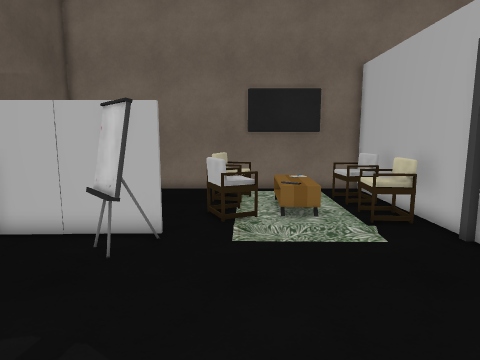
[1] (above)

19 first-person views from a walk through a Unity game level. The camera is 1.5 m above the floor, tilts 8° down and sees 75° across. Doors are open. The floor is counted in squares, 0.5 m on a side. Each view is taken from the middle of a square. On the plan, view 1 faces up. The plan holds only what a view shows up to about 20 squares ahead; the rest is blank. The player character is not drawn. Some surface patterns are stand-ins.

[2]
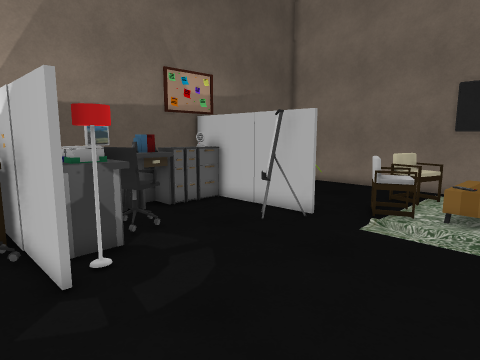

[3]
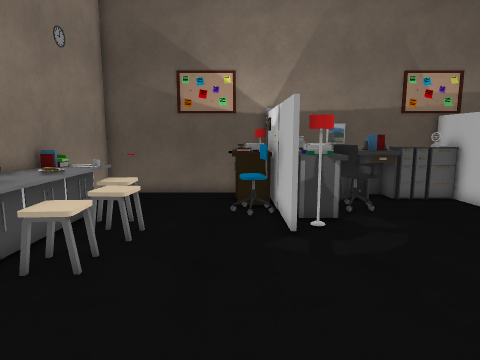

[4]
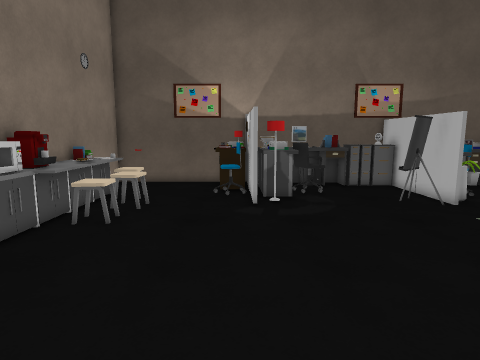

[5]
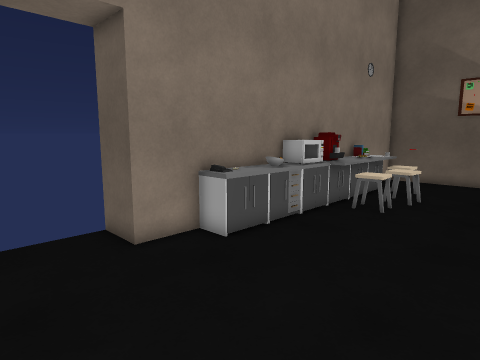

[6]
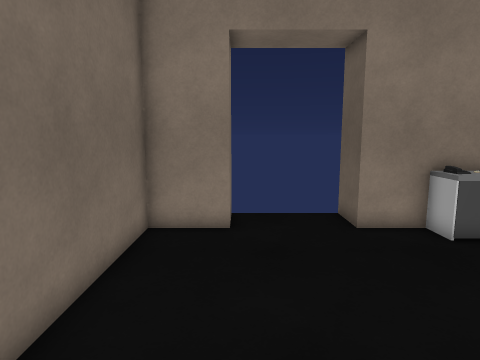

[7]
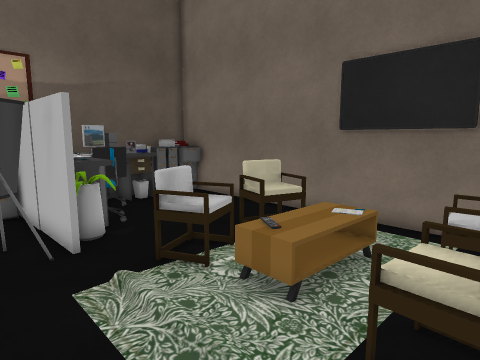

[8]
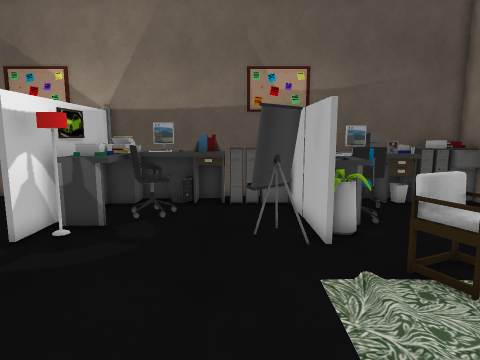

[9]
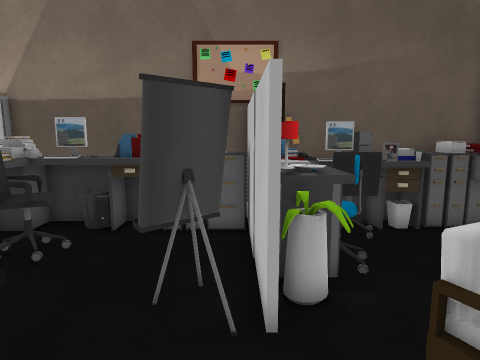

[10]
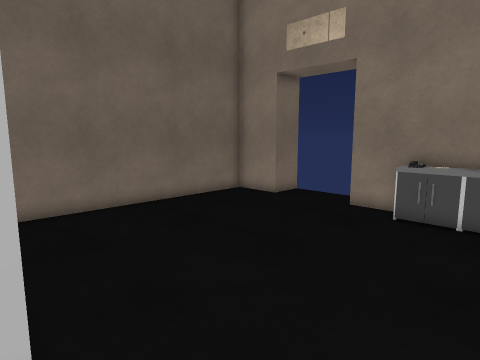

[11]
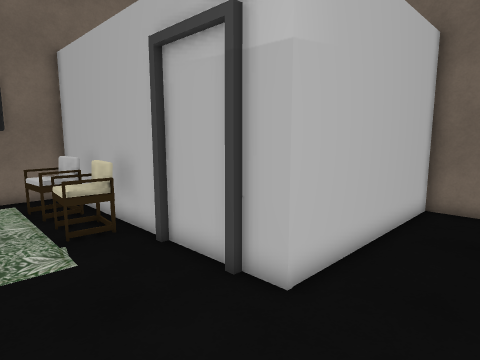

[12]
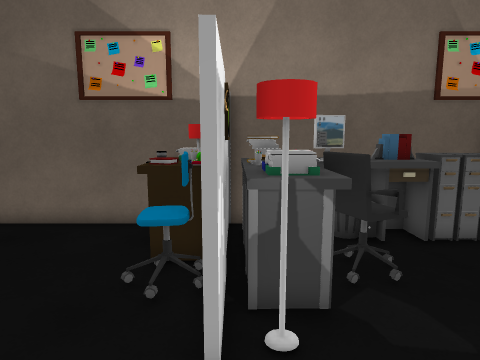

[13]
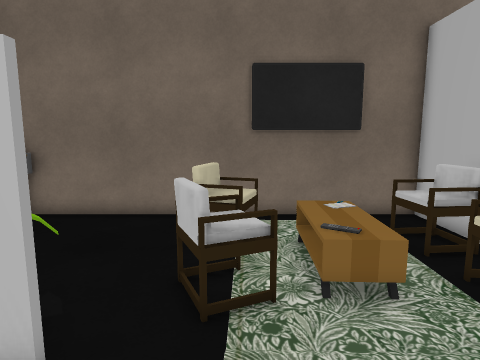

[14]
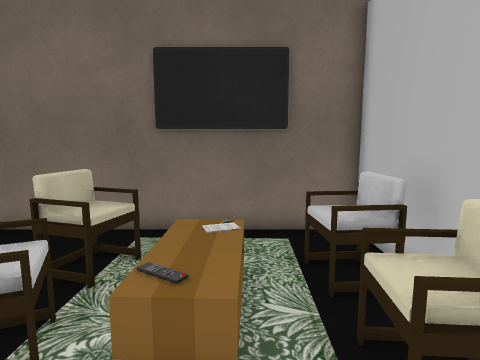

[15]
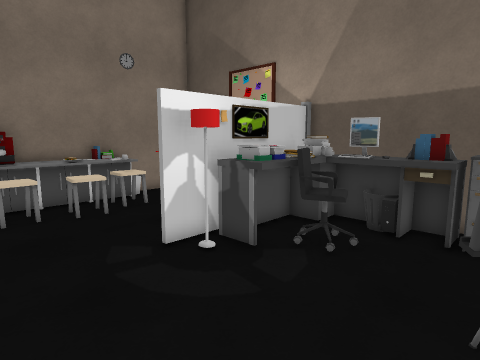

[16]
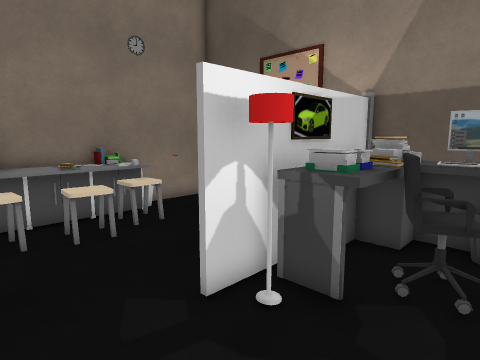

[17]
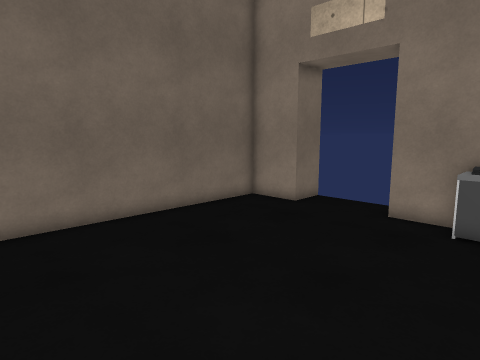

[18]
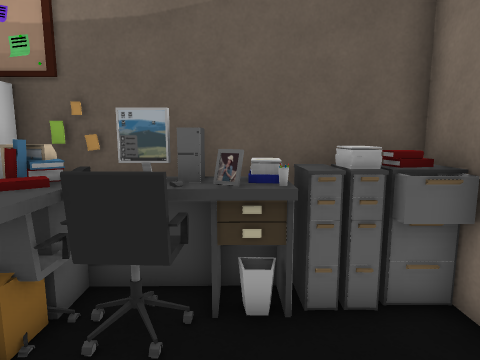

[19]
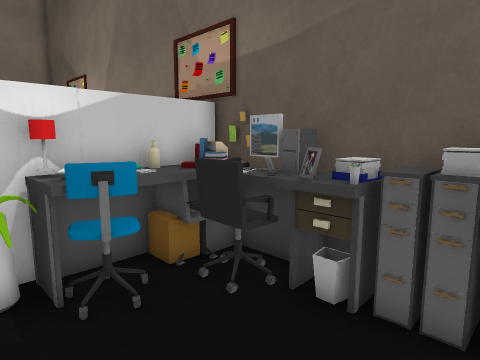

### Floor plan
Points are (right, up) in squares from view 1. A wall is a line through its corners. A room is listed if a view was taken in it or the views show most of it. See-through windows are left out.
Room 1 (views 1, 2, 3, 4, 5, 6, 7, 8, 9, 10, 11, 12, 13, 14, 15, 16, 17, 18, 19)
walls: (-2.3, 0.6) (-3.4, 0.6); (-3.5, 0.7) (-2.3, 0.8); (6.7, 6.1) (6.7, 8.8); (-2.4, 9.4) (-9.4, 9.3); (6.7, 9.3) (6.7, 17.8) (3.4, 17.8); (-9.5, 0.4) (-9.5, -8) (-5.4, -8); (-9.6, 9.4) (-4.4, 9.5); (-3.5, -8) (9.1, -8); (0.6, 17.8) (-9.5, 17.8) (-9.5, 0.7) (-8.3, 0.7); (13.3, -8) (16, -8) (16, 4.4) (6.7, 4.4) (6.7, 5.8)
ways out: open door at (11, -8.5)
objects: other object (-9, -1) to (-8, 0); other object (-9, 2); other object (-9, 3); other object (-9, 4); other object (-9, 5) to (-9, 6); other object (-9, 7) to (-8, 7); other object (-9, 8) to (-8, 9); other object (-9, 10); other object (-9, 11); other object (-9, 12) to (-8, 13); other object (-9, 14) to (-8, 14); other object (-9, 15) to (-8, 15); other object (-9, 16) to (-8, 16); other object (-9, 17); other object (-8, 0); other object (-8, 1); other object (-8, 2); other object (-8, 3) to (-8, 4); other object (-8, 5); other object (-8, 6); other object (-8, 8); other object (-8, 10); other object (-8, 11); other object (-8, 12) to (-7, 13); other object (-7, -1); other object (-7, 0); other object (-7, 1); other object (-7, 2); other object (-7, 2) to (-6, 3); other object (-7, 4) to (-7, 6); other object (-7, 10) to (-6, 11); other object (-6, -1); other object (-6, 0); other object (-6, 1); other object (-6, 3) to (-5, 4); other object (-6, 11) to (-5, 12); other object (-5, -8); other object (-5, -7); other object (-5, -6); other object (-5, -6) to (-4, -5); other object (-5, -1) to (-5, 0); other object (-5, 1) to (-4, 3); other object (-5, 10); other object (-4, -8); other object (-4, -7); other object (-4, 7) to (-3, 9); other object (-4, 10) to (-4, 11); other object (-3, -7) to (-3, -6); other object (-3, -5) to (-2, -4); other object (-3, 2); other object (-2, -8) to (-2, -6); other object (-1, -7); other object (-1, -6) to (1, -5); other object (-1, 11) to (1, 13); other object (-1, 14) to (0, 16); other object (0, -7); other object (1, -7) to (3, -7); other object (1, -6); other object (1, 12) to (1, 15); other object (2, 11) to (3, 15); other object (2, 12); other object (4, 11) to (4, 15); other object (5, -7); other object (5, 11) to (6, 12); other object (5, 14) to (6, 15); other object (6, -7) to (7, -7)

Positions as (right, up) in squares from view 1, and headings:
1: (0, 0), facing up
2: (4, -1), facing up-left
3: (7, -1), facing left
4: (11, 0), facing left
5: (13, 0), facing down-left
6: (13, 2), facing down
7: (6, 7), facing up-left
8: (6, 7), facing left
9: (2, 9), facing left
10: (3, 5), facing down-right
11: (2, 1), facing up-right
12: (1, 1), facing left
13: (0, 6), facing up
14: (3, 8), facing up
15: (2, 8), facing down-left
16: (1, 5), facing down-left
17: (5, 4), facing down-right
18: (-3, 14), facing left
19: (-3, 17), facing down-left
